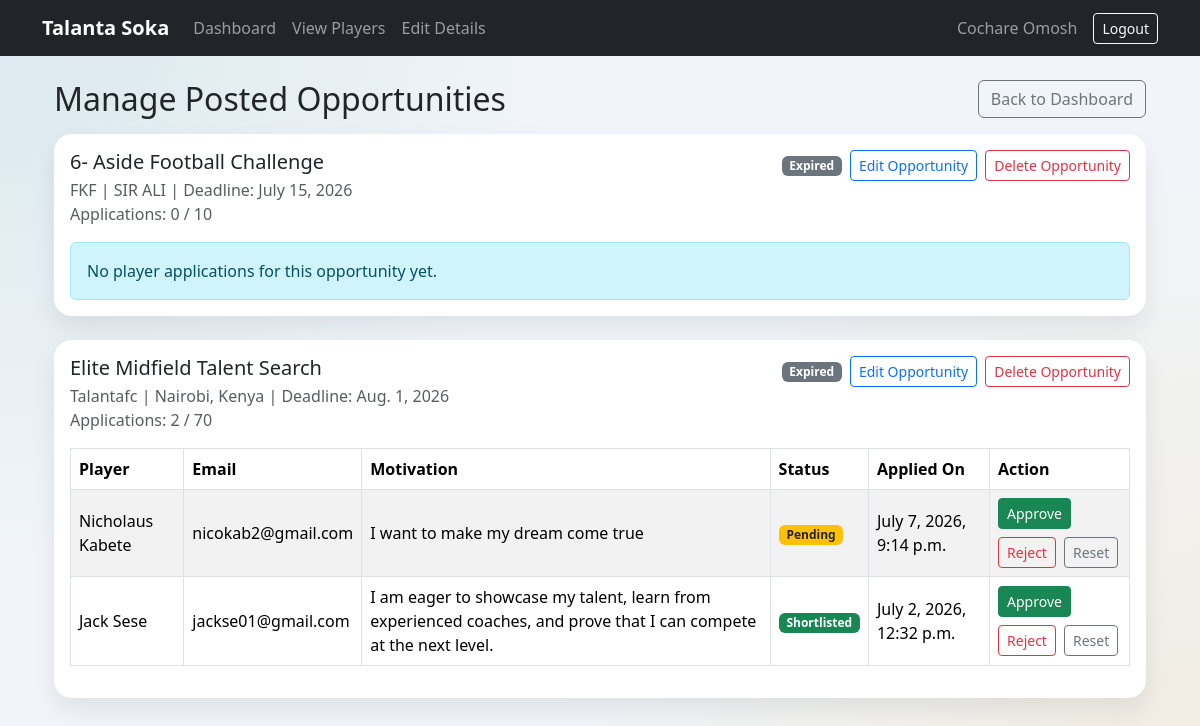
The app's page /opportunities/manage/ (signed in) with its own data.
### users/models.py (models this page shows, shortened)
class User(AbstractBaseUser, PermissionsMixin):
    full_name = models.CharField(max_length=150)
    email = models.EmailField(unique=True)
    ROLE_CHOICES = [
        ('player','Player'),
        ('scout', 'Scout'),
    ]
    role = models.CharField(max_length=20, choices=ROLE_CHOICES, default='player')
    is_active = models.BooleanField(default=True)
    is_staff = models.BooleanField(default=False)
    USERNAME_FIELD = 'email'
    REQUIRED_FIELDS = ['full_name']
    objects = UserManager()

### opportunities/models.py (models this page shows, shortened)
class Opportunity(models.Model):
	scout = models.ForeignKey(
		settings.AUTH_USER_MODEL,
		on_delete=models.CASCADE,
		related_name='posted_opportunities',
	)
	title = models.CharField(max_length=150)
	organization = models.CharField(max_length=150)
	description = models.TextField()
	poster_image = models.ImageField(upload_to='opportunity_posters/', blank=True, null=True)
	location = models.CharField(max_length=120)
	deadline = models.DateField()
	max_applications = models.PositiveIntegerField(blank=True, null=True)
	is_active = models.BooleanField(default=True)
	created_at = models.DateTimeField(auto_now_add=True)
	updated_at = models.DateTimeField(auto_now=True)
	class Meta:
		ordering = ['-created_at']

class Application(models.Model):
	STATUS_CHOICES = [
		('pending', 'Pending'),
		('shortlisted', 'Shortlisted'),
		('rejected', 'Rejected'),
	]
	opportunity = models.ForeignKey(
		Opportunity,
		on_delete=models.CASCADE,
		related_name='applications',
	)
	player = models.ForeignKey(
		settings.AUTH_USER_MODEL,
		on_delete=models.CASCADE,
		related_name='opportunity_applications',
	)
	motivation = models.TextField(blank=True)
	status = models.CharField(max_length=20, choices=STATUS_CHOICES, default='pending')
	applied_at = models.DateTimeField(auto_now_add=True)
	class Meta:
		ordering = ['-applied_at']
		constraints = [
			models.UniqueConstraint(
				fields=['opportunity', 'player'],
				name='unique_player_opportunity_application',
			)
		]

### opportunities/views.py (the view)
# urls.py: path('manage/', views.manage_posted_opportunities, name='manage_posted_opportunities'),
@login_required
def manage_posted_opportunities(request):
	if request.user.role != 'scout':
		messages.error(request, 'Only scouts can manage posted opportunities.')
		return redirect('player_dashboard')
	_auto_expire_passed_deadline_opportunities()
	opportunities = (
		Opportunity.objects.filter(scout=request.user)
		.prefetch_related('applications__player')
	)
	return render(
		request,
		'scouts/manage_opportunities.html',
		{'opportunities': opportunities, 'today': timezone.localdate()},
	)

### opportunities/views.py (called while the page is built)
def _auto_expire_passed_deadline_opportunities():
	today = timezone.localdate()
	Opportunity.objects.filter(is_active=True, deadline__lt=today).update(is_active=False)

### templates/scouts/manage_opportunities.html (shortened to what this page needs)
{% extends 'base.html' %}
{% block content %}
<div class="container mt-4">
    <div class="d-flex justify-content-between align-items-center mb-3">
        <h2 class="mb-0">Manage Posted Opportunities</h2>
        <a href="{% url 'scout_dashboard' %}" class="btn btn-outline-secondary">Back to Dashboard</a>
    </div>
    {% if opportunities %}
        {% for opportunity in opportunities %}
            <div class="card mb-4">
                <div class="card-body">
                    <div class="d-flex justify-content-between align-items-start flex-wrap gap-2 mb-3">
                        <div>
                            <h5 class="mb-1">{{ opportunity.title }}</h5>
                            <p class="text-muted mb-0">{{ opportunity.organization }} | {{ opportunity.location }} | Deadline: {{ opportunity.deadline }}</p>
                            <p class="text-muted mb-0">
                                Applications: {{ opportunity.applications.count }}
                                {% if opportunity.max_applications %}
                                    / {{ opportunity.max_applications }}
                                {% endif %}
                            </p>
                        </div>
                        <div class="d-flex align-items-center gap-2">
                            {% if not opportunity.is_active %}
                                {% if opportunity.deadline < today %}
                                    <span class="badge bg-secondary">Expired</span>
                                {% else %}
                                    <span class="badge bg-secondary">Closed Early</span>
                                {% endif %}
                            {% else %}
                                <span class="badge bg-success">Active</span>
                            {% endif %}
                            <a href="{% url 'edit_posted_opportunity' opportunity.id %}" class="btn btn-sm btn-outline-primary">Edit Opportunity</a>
                            <form method="post" action="{% url 'delete_posted_opportunity' opportunity.id %}" onsubmit="return confirm('Delete this posted opportunity? This will also remove its applications.');">
                                <button type="submit" class="btn btn-sm btn-outline-danger">Delete Opportunity</button>
                            </form>
                        </div>
                    </div>
                    {% if opportunity.applications.all %}
                        <div class="table-responsive">
                            <table class="table table-bordered table-striped align-middle">
                                <thead>
                                    <tr>
                                        <th>Player</th>
                                        <th>Email</th>
                                        <th>Motivation</th>
                                        <th>Status</th>
                                        <th>Applied On</th>
                                        <th>Action</th>
                                    </tr>
                                </thead>
                                <tbody>
                                    {% for application in opportunity.applications.all %}
                                        <tr>
                                            <td>{{ application.player.full_name }}</td>
                                            <td>{{ application.player.email }}</td>
                                            <td>{{ application.motivation|default:'-' }}</td>
                                            <td>
                                                {% if application.status == 'shortlisted' %}
                                                    <span class="badge bg-success">Shortlisted</span>
                                                {% elif application.status == 'rejected' %}
                                                    <span class="badge bg-danger">Rejected</span>
                                                {% else %}
                                                    <span class="badge bg-warning text-dark">Pending</span>
                                                {% endif %}
                                            </td>
                                            <td>{{ application.applied_at }}</td>
                                            <td>
                                                <div class="d-flex flex-wrap gap-2">
                                                    <form method="post" action="{% url 'update_application_status' application.id 'shortlisted' %}">
                                                        <button type="submit" class="btn btn-sm btn-success">Approve</button>
                                                    </form>
                                                    <form method="post" action="{% url 'update_application_status' application.id 'rejected' %}">
                                                        <button type="submit" class="btn btn-sm btn-outline-danger">Reject</button>
                                                    </form>
                                                    <form method="post" action="{% url 'update_application_status' application.id 'pending' %}">
                                                        <button type="submit" class="btn btn-sm btn-outline-secondary">Reset</button>
                                                    </form>
                                                </div>
                                            </td>
                                        </tr>
                                    {% endfor %}
                                </tbody>
                            </table>
                        </div>
                    {% else %}
                        <div class="alert alert-info mb-0">No player applications for this opportunity yet.</div>
                    {% endif %}
                </div>
            </div>
        {% endfor %}
    {% else %}
        <div class="alert alert-info">You have not posted opportunities yet. <a href="{% url 'post_opportunity' %}">Post one now</a>.</div>
    {% endif %}
</div>
{% endblock %}

### templates/base.html (shortened to what this page needs)
{% load static %}
<!DOCTYPE html>
<html lang="en">
<head>
    <link href="https://cdn.jsdelivr.net/npm/bootstrap@5.3.3/dist/css/bootstrap.min.css" rel="stylesheet">
</head>
<body>
<nav class="navbar navbar-expand-lg navbar-dark bg-dark">
    <div class="container">
        <a class="navbar-brand" href="{% url 'home' %}">
            Talanta Soka
        </a>
        <div class="collapse navbar-collapse"
             id="navbarContent">
            <ul class="navbar-nav me-auto">
                <li class="nav-item">
                    {% if user.is_authenticated and user.is_staff %}
                        <a class="nav-link" href="{% url 'admin_dashboard' %}">
                    {% elif user.is_authenticated and user.role == 'player' %}
                        <a class="nav-link" href="{% url 'player_dashboard' %}">
                    {% elif user.is_authenticated and user.role == 'scout' %}
                        <a class="nav-link" href="{% url 'scout_dashboard' %}">
                    {% else %}
                        <a class="nav-link" href="{% url 'home' %}">
                    {% endif %}
                        Dashboard
                    </a>
                </li>
                <li class="nav-item">
                    {% if user.is_authenticated and user.is_staff %}
                        <a class="nav-link" href="{% url 'admin_users' %}">Users</a>
                    {% elif user.is_authenticated and user.role == 'player' %}
                        <a class="nav-link" href="{% url 'player_profile' %}">Profile</a>
                    {% elif user.is_authenticated and user.role == 'scout' %}
                        <a class="nav-link" href="{% url 'scout_player_directory' %}">View Players</a>
                    {% else %}
                        <a class="nav-link" href="{% url 'login' %}">Login</a>
                    {% endif %}
                </li>
                {% if user.is_authenticated and user.role == 'scout' and not user.is_staff %}
                    <li class="nav-item">
                        <a class="nav-link" href="{% url 'scout_edit_details' %}">Edit Details</a>
                    </li>
                {% endif %}
            </ul>
            {% if user.is_authenticated %}
                <span class="navbar-text me-3">
                    {{ user.full_name }}
                </span>
                <a href="{% url 'logout' %}"
                   class="btn btn-outline-light btn-sm">
                    Logout
                </a>
            {% endif %}
        </div>
    </div>
</nav>
<div class="container mt-4">
    <div class="position-fixed top-0 end-0 p-3" style="z-index:1080;">
    </div>
    {% block content %}
    {% endblock %}
</div>
</body>
</html>

### templates/base.html (style rules this page uses)
body { background: radial-gradient(circle at top left, rgba(14,116,144,.10), transparent 40%), radial-gradient(circle at bottom right, rgba(245,158,11,.10), transparent 45%), #f1f5f9; min-height:100vh; }
.navbar-brand { font-weight:bold; }
.card { border:none; border-radius:18px; box-shadow:0 12px 24px rgba(15,23,42,.08); }

### records on screen
User: full_name "Cochare Omosh"
Opportunity: title "6- Aside Football Challenge", organization "FKF", location "SIR ALI", deadline "July 15, 2026", applications.count "0", max_applications "10", is_active "Expired", shows "No player applications for this opportunity yet."
Opportunity: title "Elite Midfield Talent Search", organization "Talantafc", location "Nairobi, Kenya", deadline "Aug. 1, 2026", applications.count "2", max_applications "70", is_active "Expired"
Application: player.full_name "Nicholaus Kabete", player.email "nicokab2@gmail.com", motivation "I want to make my dream come true", status "Pending", applied_at "July 7, 2026, 9:14 p.m."
Application: player.full_name "Jack Sese", player.email "jackse01@gmail.com", motivation "I am eager to showcase my talent, learn from experienced coaches, and prove that I can compete at the next level.", status "Shortlisted", applied_at "July 2, 2026, 12:32 p.m."
